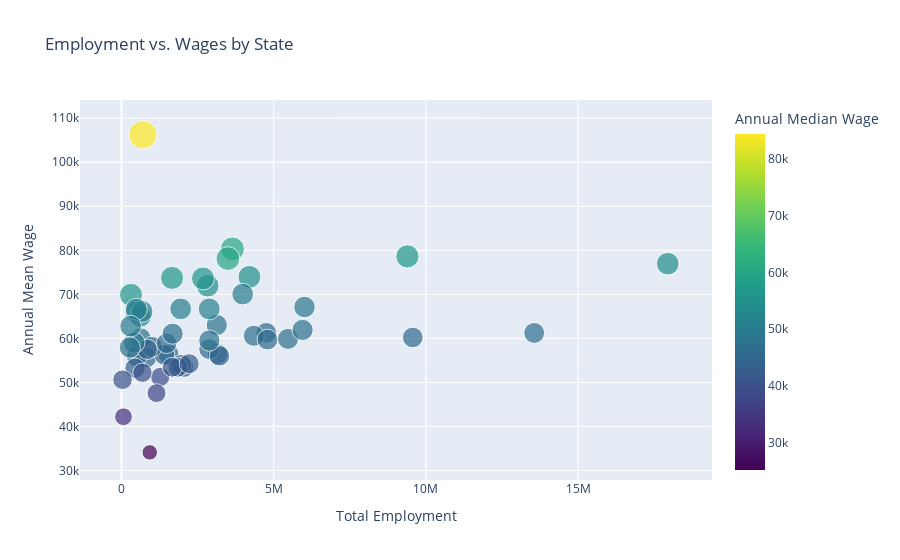

This figure's notebook cell:
### Code cell
# Create Bubble Chart
df_filtered = filt_state_df[['PRIM_STATE', 'TOT_EMP', 'A_MEAN', 'A_MEDIAN']].dropna()

df_filtered['TOT_EMP'] = pd.to_numeric(df_filtered['TOT_EMP'], errors='coerce')
df_filtered['A_MEAN'] = pd.to_numeric(df_filtered['A_MEAN'], errors='coerce')
df_filtered['A_MEDIAN'] = pd.to_numeric(df_filtered['A_MEDIAN'], errors='coerce')

fig = px.scatter(df_filtered, 
                 x='TOT_EMP', 
                 y='A_MEAN', 
                 size='A_MEDIAN',  # Bubble size (adjust if another metric is preferred)
                 hover_name='PRIM_STATE', 
                 title="Employment vs. Wages by State",
                 labels={'TOT_EMP': 'Total Employment', 'A_MEDIAN': 'Annual Median Wage', 'A_MEAN': 'Annual Mean Wage'},
                 size_max=20,  # Limits the max bubble size
                 color='A_MEDIAN',  # Color gradient based on wages
                 color_continuous_scale="Viridis")

fig.show()

### Figure 1 — Plotly figure (JSON) as saved in the notebook; plotly's stock layout.template omitted (floating-point values rounded to 4 significant figures)
{"data": [{"hovertemplate": "<b>%{hovertext}</b><br><br>Total Employment=%{x}<br>Annual Mean Wage=%{y}<br>Annual Median Wage=%{marker.color}<extra></extra>", "hovertext": ["AL", "AK", "AZ", "AR", "CA", "CO", "CT", "DE", "DC", "FL", "GA", "HI", "ID", "IL", "IN", "IA", "KS", "KY", "LA", "ME", "MD", "MA", "MI", "MN", "MS", "MO", "MT", "NE", "NV", "NH", "NJ", "NM", "NY", "NC", "ND", "OH", "OK", "OR", "PA", "RI", "SC", "SD", "TN", "TX", "UT", "VT", "VA", "WA", "WV", "WI", "WY", "GU", "PR", "VI"], "legendgroup": "", "marker": {"color": [41350, 56140, 47680, 39060, 54030, 54050, 56130, 49280, 84450, 45070, 45480, 50510, 44240, 48730, 45470, 46460, 45250, 43730, 41320, 47590, 55810, 60690, 46940, 50880, 37500, 45080, 45690, 46440, 44810, 49980, 54860, 43620, 56840, 45440, 48830, 46690, 41480, 50010, 47430, 50970, 42220, 43680, 43820, 45970, 47020, 49630, 49920, 59920, 39770, 47590, 47250, 33320, 25140, 40400], "coloraxis": "coloraxis", "size": [41350, 56140, 47680, 39060, 54030, 54050, 56130, 49280, 84450, 45070, 45480, 50510, 44240, 48730, 45470, 46460, 45250, 43730, 41320, 47590, 55810, 60690, 46940, 50880, 37500, 45080, 45690, 46440, 44810, 49980, 54860, 43620, 56840, 45440, 48830, 46690, 41480, 50010, 47430, 50970, 42220, 43680, 43820, 45970, 47020, 49630, 49920, 59920, 39770, 47590, 47250, 33320, 25140, 40400], "sizemode": "area", "sizeref": 211.1, "symbol": "circle"}, "mode": "markers", "name": "", "orientation": "v", "showlegend": false, "type": "scatter", "x": [2053090, 311610, 3129720, 1271320, 17945910, 2832010, 1660330, 469280, 701840, 9568260, 4757900, 616980, 822690, 6011660, 3156740, 1544760, 1412000, 1963060, 1851860, 621750, 2677430, 3643450, 4347960, 2881100, 1149950, 2876400, 501730, 1000860, 1481820, 675150, 4202170, 845580, 9392830, 4795040, 417500, 5469160, 1664310, 1943180, 5948490, 488220, 2222950, 444400, 3219060, 13557950, 1678660, 300760, 3981130, 3495500, 688670, 2885990, 273750, 64680, 928240, 33700], "xaxis": "x", "y": [53400, 69880, 63040, 51250, 76960, 71960, 73740, 65990, 106230, 60210, 61250, 65030, 55640, 67130, 56420, 56400, 56270, 54030, 53440, 60000, 73620, 80330, 60600, 66700, 47570, 57580, 55920, 58080, 58900, 66110, 73980, 57520, 78620, 59730, 59050, 59890, 53450, 66710, 61920, 66610, 54250, 53230, 56030, 61240, 61070, 62780, 70050, 78130, 52200, 59500, 57930, 42210, 34120, 50620], "yaxis": "y"}], "layout": {"coloraxis": {"colorbar": {"title": {"text": "Annual Median Wage"}}, "colorscale": [[0, "#440154"], [0.1111, "#482878"], [0.2222, "#3e4989"], [0.3333, "#31688e"], [0.4444, "#26828e"], [0.5556, "#1f9e89"], [0.6667, "#35b779"], [0.7778, "#6ece58"], [0.8889, "#b5de2b"], [1, "#fde725"]]}, "legend": {"itemsizing": "constant", "tracegroupgap": 0}, "title": {"text": "Employment vs. Wages by State"}, "xaxis": {"anchor": "y", "domain": [0, 1], "title": {"text": "Total Employment"}}, "yaxis": {"anchor": "x", "domain": [0, 1], "title": {"text": "Annual Mean Wage"}}}}
